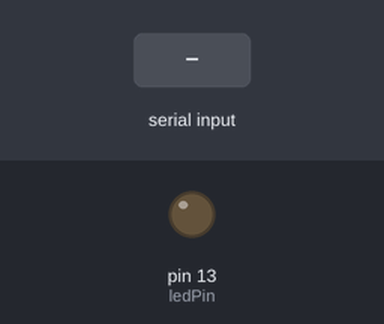
Simulated run of this sketch. Board: Arduino Uno, built with avr-gcc and run on an emulated ATmega328P. Shown: output pins drawn as LEDs (lit = HIGH). Inputs (shaded band) come from the test bench.

Above: at 1.2 s.
1.3 s: "1" received over Serial
At 2.0 s:
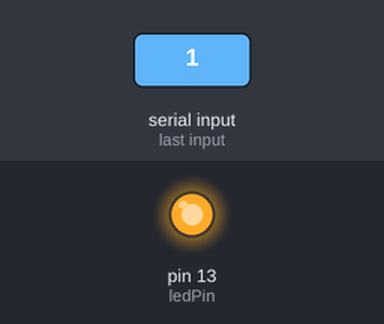
2.8 s: "0" received over Serial
At 3.1 s:
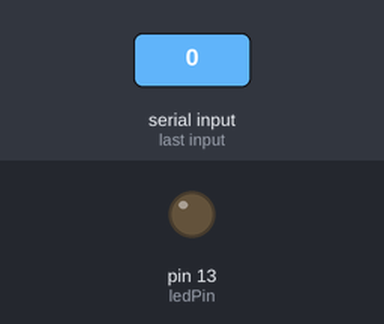
Timing chart, 0 to 5.8 s (numbered marks = the images above; inputs shaded):
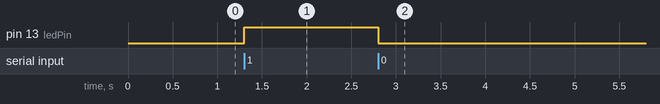

The sketch:

SerialLightToggle.ino
```cpp
int serialValue = 0;
int lightOn = false;
int ledPin = 13;

void setup() {
  pinMode(ledPin, OUTPUT);
  Serial.begin(9600);
}

void loop() {
  if (Serial.available()) {
    serialValue = Serial.read();
  }
  if (serialValue == '1') {
    lightOn = true;
  }
  if (serialValue == '0') {
    lightOn = false;
  }
  if (lightOn) {
    digitalWrite(ledPin, HIGH);
  } else {
    digitalWrite(ledPin, LOW);
  }
}
```

Measured:
- after the input at 1.3 s, pin 13 (ledPin): LOW → HIGH at once
- after the input at 2.8 s, pin 13 (ledPin): HIGH → LOW at once
